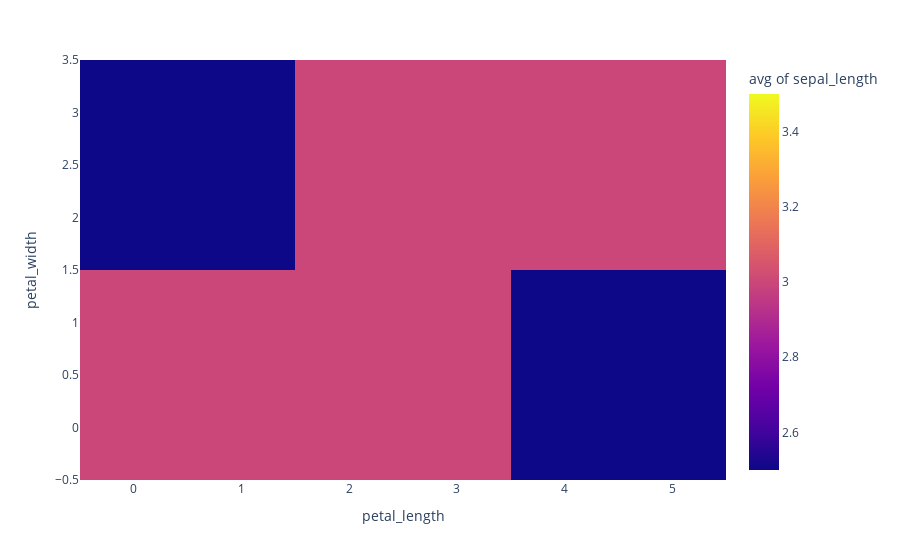

The notebook cell saved with this chart:
### Markdown cell above
petal_length:花びらの長さ
petal_width:花びらの幅
sepal_length:ガクの長さ

### Code cell
import plotly.express as px
import pandas as pd
# df = px.data.iris()
#名前を合わせるとつかうことができる
df = pd.DataFrame({
    "petal_length":[1,2,3,4],
    "petal_width":[0,1,2,3],
    "sepal_length":[3,3,3,3]
})

fig = px.density_heatmap(df, x="petal_length", y="petal_width", z="sepal_length", histfunc="avg")
fig.show()

### Figure 1 — Plotly figure (JSON) as saved in the notebook; plotly's stock layout.template omitted (floating-point values rounded to 4 significant figures)
{"data": [{"coloraxis": "coloraxis", "histfunc": "avg", "hovertemplate": "petal_length=%{x}<br>petal_width=%{y}<br>avg of sepal_length=%{z}<extra></extra>", "name": "", "type": "histogram2d", "x": [1, 2, 3, 4], "xaxis": "x", "xbingroup": "x", "y": [0, 1, 2, 3], "yaxis": "y", "ybingroup": "y", "z": [3, 3, 3, 3]}], "layout": {"coloraxis": {"colorbar": {"title": {"text": "avg of sepal_length"}}, "colorscale": [[0, "#0d0887"], [0.1111, "#46039f"], [0.2222, "#7201a8"], [0.3333, "#9c179e"], [0.4444, "#bd3786"], [0.5556, "#d8576b"], [0.6667, "#ed7953"], [0.7778, "#fb9f3a"], [0.8889, "#fdca26"], [1, "#f0f921"]]}, "legend": {"tracegroupgap": 0}, "margin": {"t": 60}, "xaxis": {"anchor": "y", "domain": [0, 1], "title": {"text": "petal_length"}}, "yaxis": {"anchor": "x", "domain": [0, 1], "title": {"text": "petal_width"}}}}
